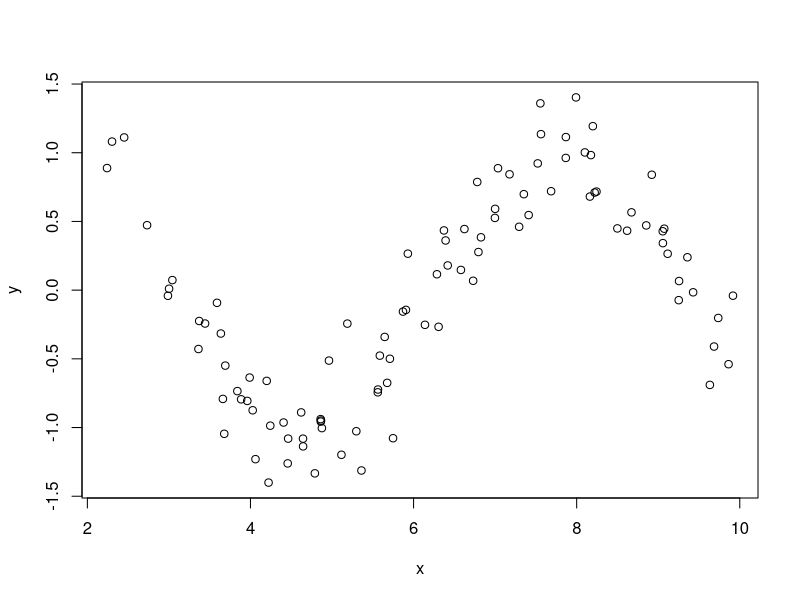
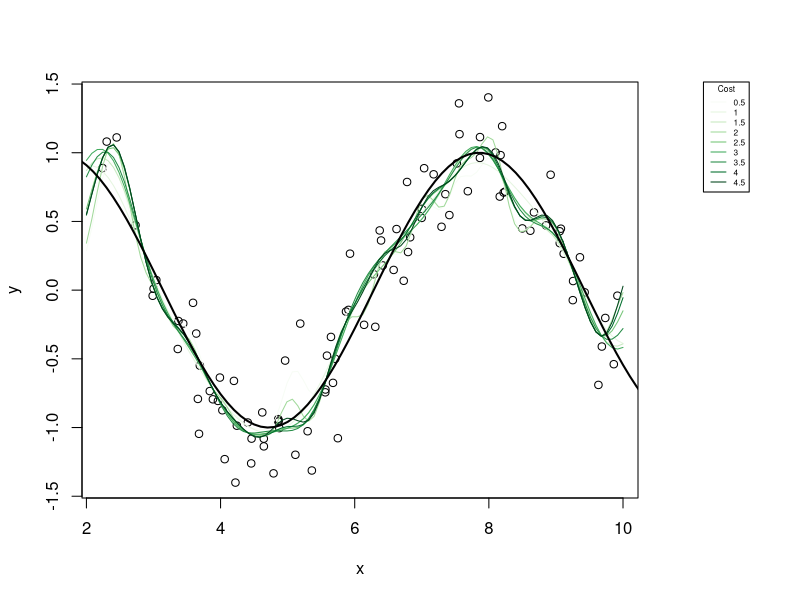
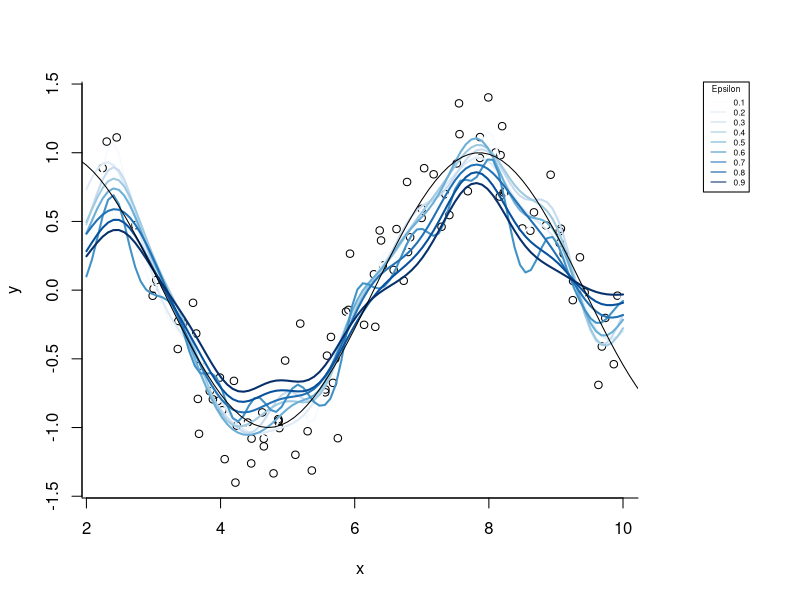
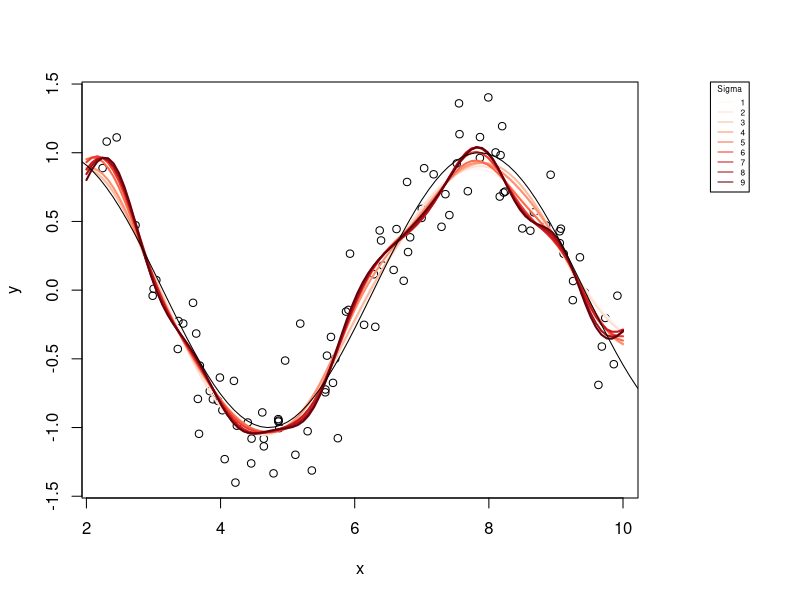

Write the R code that produced these figures, in order.
# Chapter 7: Non-linear Regression models
#
# Script based on Ex 7.1 of Applied Predictive Modeling (Kuhn & Johnson, 2013)
# Exercise covers on data simulation and the SVM tuning parameters
#
## SVM Notes:
# Can be seen as a form of robust regression.
# e-insensitive regression: data points with residuals inside the e boundary do not 
# contribute to the model while those outside contribute a linear scaled amount.
# MIN Cost*SUM[L(y - y_hat)] + SUM(beta^2); L is the e-insensitve function.
# Over-parameterised model, as many beta as points, however these are zero for 
# points inside the e boundary.
# The support vectors are those points with non-zero beta (or alpha!).
# New points enter as dot-product of the support vectors. An extension to non-linear 
# situations is to use other Kernel function around the dot product (e.g. radial
# basis). Non-linear kernels have scaling parameters requiring tuning.
#
#
# Packages ====================================================================
library(kernlab)
library(RColorBrewer)

# Simulate the data ===========================================================
set.seed(100)
x <- runif(100, min = 2, max = 10)
y <- sin(x) + rnorm(length(x)) * .25
sin_data <- data.frame(x = x, y = y)
plot(x, y)

# Create a grid of x values to use for prediction
data_grid <- data.frame(x = seq(2, 10, length = 100))

# Fit different models using a radial basis function and different values of ===
# the cost (the C parameter)

mypalette <- brewer.pal(9, "Greens")

par(mar=c(5.1, 4.1, 4.1, 8.1), xpd=TRUE)
plot(x, y)
for (i in 1:9) {
  radial_SVM <- ksvm(x = x, y = y, data = sin_data,
    kernel ="rbfdot", kpar = "automatic",
    C = i/2, epsilon = 0.1)  # move the cost from 0.5 to 4.5
  model_preds <- predict(radial_SVM, newdata = data_grid)
  points(x = data_grid$x, y = model_preds[,1], type = "l", col = mypalette[i])
}
legend("topright", inset=c(-0.2,0), lty = 1, legend=c(seq(0.5, 4.5, by = 0.5)), 
  col = mypalette[1:10], title="Cost", cex = 0.5)
par(xpd = FALSE)
points(seq(1, 11, by = 0.1), sin(seq(1, 11, by = 0.1)), type = "l", lwd = 2)

# Fit different models using a radial basis function and different values of ===
# the epsilon boundary parameter

mypalette <- brewer.pal(9, "Blues")

par(mar=c(5.1, 4.1, 4.1, 8.1), xpd=TRUE)
plot(x, y, bty='L')
for (i in 1:9) {
  radial_SVM <- ksvm(x = x, y = y, data = sin_data,
    kernel ="rbfdot", kpar = "automatic",
    C = 1, epsilon = i/10) # move epsilon from 0.1 to 0.9
  model_preds <- predict(radial_SVM, newdata = data_grid)
  points(x = data_grid$x, y = model_preds[,1], type = "l", 
    col = mypalette[i], 
    lwd = 2)
}
legend("topright", inset=c(-0.2,0), lty = 1, legend=c(seq(0.1, 0.9, by = 0.1)), 
  col = mypalette[1:10], title="Epsilon", cex = 0.5)
par(xpd = FALSE)
points(seq(1, 11, by = 0.1), sin(seq(1, 11, by = 0.1)), type = "l", lwd = 1)

# Fit different models using a radial basis function and different values of ===
# sigma (the scaling parameter)

mypalette <- brewer.pal(9, "Reds")

par(mar=c(5.1, 4.1, 4.1, 8.1), xpd=TRUE)
plot(x, y)
for (i in 1:9) {
  radial_SVM <- ksvm(x = x, y = y, data = sin_data,
    kernel ="rbfdot", kpar = list(sigma = i), # move epsilon from 1 to 9
    C = 1, epsilon = 0.1) 
  model_preds <- predict(radial_SVM, newdata = data_grid)
  points(x = data_grid$x, y = model_preds[,1], type = "l", 
    col = mypalette[i], 
    lwd = 2)
}
legend("topright", inset=c(-0.2,0), lty = 1, legend=c(seq(1, 9, by = 1)), 
  col = mypalette[1:10], title="Sigma", cex = 0.5)
par(xpd = FALSE)
points(seq(1, 11, by = 0.1), sin(seq(1, 11, by = 0.1)), type = "l", lwd = 1)


# sigma determines the extent smoothing, if zero left only with beta_0...
# Cost determines error impact on model, e determines number of support vectors
# book suggests fixing e and tuning the cost (there is a relationship between the two)
